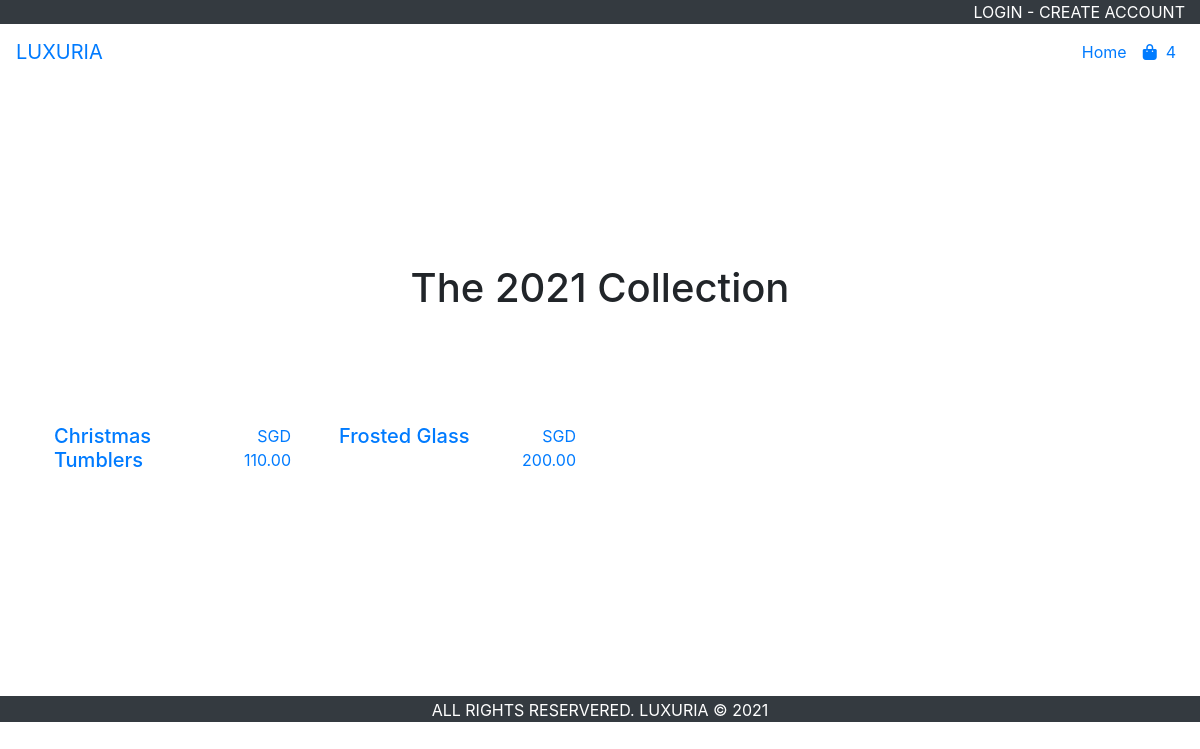
Before: / with the older database file.
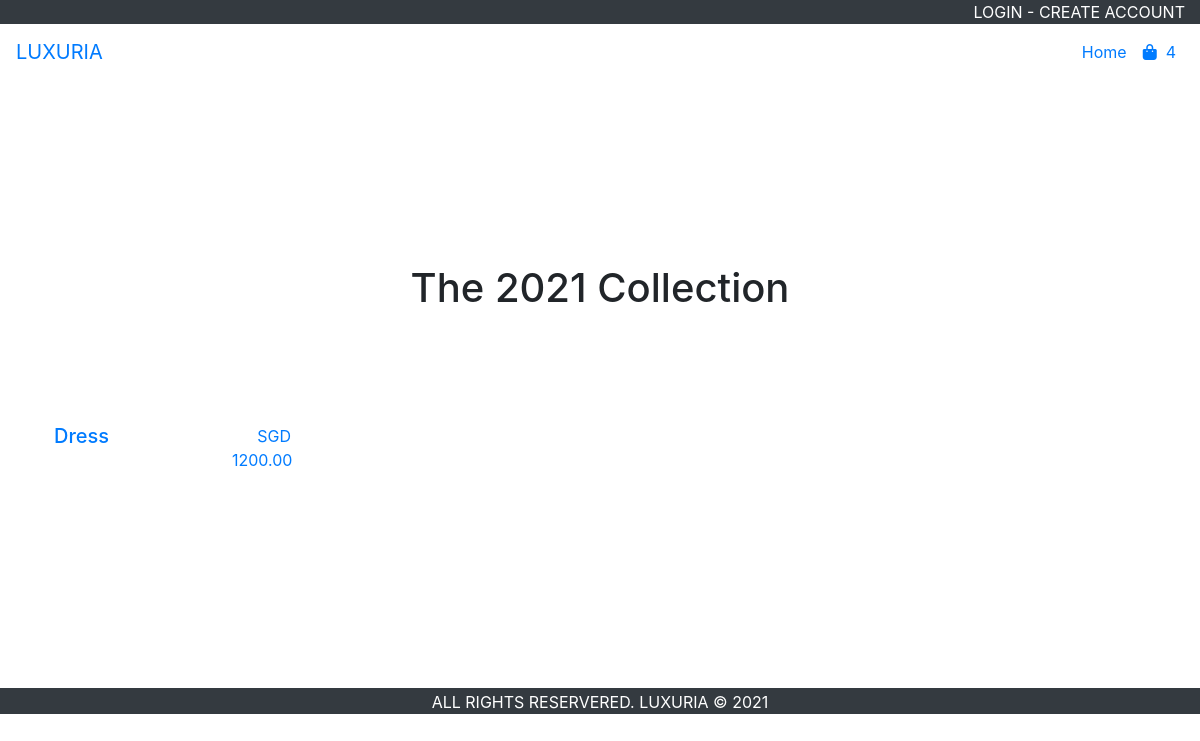
After: the same page with the newer database file.
### tables this page shows
CREATE TABLE `ecom_product` (
  `itemID` int(5) NOT NULL,
  `itemName` varchar(30) NOT NULL,
  `itemPrice` decimal(11,2) NOT NULL,
  `itemStock` smallint(3) NOT NULL,
  `enabled` tinyint(1) NOT NULL DEFAULT 0,
  `deleted` tinyint(1) NOT NULL DEFAULT 0,
  `date_created` datetime DEFAULT NULL,
  `date_updated` datetime DEFAULT NULL,
  `itemDescription` text NOT NULL,
  `itemImage` varchar(200) NOT NULL
);

### libraries/MeekroDB.class.php (called while the page is built, shortened)
<?php
class MeekroDB {
  public $encoding = 'latin1';
  public $connect_options = array(MYSQLI_OPT_CONNECT_TIMEOUT => 30);
  public $internal_mysql = null;
  public function __construct($host=null, $user=null, $password=null, $dbName=null, $port=null, $encoding=null, $socket=null)  {
    if ($encoding === null) $encoding = DB::$encoding;
    $this->encoding = $encoding;
  }
  public function get() {
    $mysql = $this->internal_mysql;
    if (!($mysql instanceof MySQLi)) {
      $mysql = new mysqli();
      foreach ($this->connect_options as $key => $value) {
        $mysql->options($key, $value);
      }
      $mysql->set_charset($this->encoding);
      $this->internal_mysql = $mysql;
    }
    return $mysql;
  }
  protected function preparseQueryParams() {
    $args = func_get_args();
    $sql = trim(strval(array_shift($args)));
    $args_all = $args;
    if (count($args_all) == 0) return array($sql);
    $chunkyQuery = array();
    return $chunkyQuery;
  }
  public function parseQueryParams() {
    $args = func_get_args();
    $chunkyQuery = call_user_func_array(array($this, 'preparseQueryParams'), $args);
    $query = '';
    foreach ($chunkyQuery as $chunk) {
      if (is_string($chunk)) {
        $query .= $chunk;
        continue;
      }
      $result = '';
      $query .= $result;
    }
    return $query;
  }
  protected function prependCall($function, $args, $prepend) { array_unshift($args, $prepend); return call_user_func_array($function, $args); }
  public function query() { $args = func_get_args(); return $this->prependCall(array($this, 'queryHelper'), $args, 'assoc'); }
  protected function queryHelper() {
    $args = func_get_args();
    $type = array_shift($args);
    $db = $this->get();
    $is_buffered = true;
    $row_type = 'assoc';
    $full_names = false;
    $sql = call_user_func_array(array($this, 'parseQueryParams'), $args);
    $result = $db->query($sql, $is_buffered ? MYSQLI_STORE_RESULT : MYSQLI_USE_RESULT);
    $return = array();
    while ($row = ($row_type == 'assoc' ? $result->fetch_assoc() : $result->fetch_row())) {
      $return[] = $row;
    }
    return $return;
  }
}
?>

### views/home/index.php (the view, shortened to what this page needs)
<div id="banner-homepage" class="carousel slide mt-5" data-ride="carousel">
    <div class="carousel-inner">
        <div class="carousel-item active">
            <div class="carousel-caption h-100 d-flex align-items-center flex-row-reverse">
                <h1 class="banner-caption display-1">-LUXURIA-</h1>
            </div>
        </div>
    </div>
</div>
<div class="my-5 py-5"></div>
<div class="container">
    <div class="row mb-5">
        <div class="col-md-12">
            <h1 class="text-center best-sellers">The 2021 Collection</h1>
        </div>
    </div>
    <div class="row">
        <?php
            $products = $db->query("SELECT * FROM ecom_product WHERE enabled = 1 AND deleted = 0");
            if(!empty($products)):
                foreach($products as $productVal):
        ?>
        <div class="col-md-3 p-4">
            <a href="<?= URL_LINK; ?>product/<?= $productVal['itemID']; ?>" class="product-item">
                <div class="row mt-2">
                    <div class="col-sm-8"><h5 class="product-title"><?= $productVal['itemName']; ?></h5></div>
                    <div class="col-sm-4 text-right">SGD <?= $productVal['itemPrice']; ?></div>
                </div>
            </a>
        </div>
        <?php
                endforeach;
            endif;
        ?>
    </div>
</div>
<div class="my-5 py-5"></div>

### index.php (shortened to what this page needs)
<?php
    $page   = $_GET['page'] ?? false;
?>
<!DOCTYPE html>
<html lang="en">
<head>
    <link rel="stylesheet" href="https://maxcdn.bootstrapcdn.com/bootstrap/4.5.2/css/bootstrap.min.css">
    <link rel="stylesheet" href="<?= CSS; ?>style.css">
</head>
<body>
    <?php
        include 'header.php';
        if($page != false):
            include "views/$page/index.php";
        else:
            include "views/home/index.php";
        endif;
        include 'footer.php';
    ?>
</body>
</html>

### header.php (shortened to what this page needs)
<div class="fixed-top">
    <div class="container-fluid bg-dark">
        <div class="row">
            <div class="col-md-12 text-right">
                <?php if(isset($_SESSION["LUXURIAFE"]["logged_in"]) == 0): ?>
                <a href="<?= URL_LINK; ?>login" class="text-white sign-in-sign-up">LOGIN</a>
                <span class="text-white sign-in-sign-up"> - </span>
                <a href="<?= URL_LINK; ?>signup" class="text-white sign-in-sign-up">CREATE ACCOUNT</a>
                <?php endif; ?>
            </div>
        </div>
    </div>
    <nav class="navbar navbar-expand-md navbar-white bg-white">
        <a href="<?= URL_LINK; ?>" class="navbar-brand"><?= BRAND_NAME; ?></a>
        <div class="collapse navbar-collapse" id="navbarCollapse">
            <div class="navbar-nav ml-auto">
                <a href="<?= URL_LINK; ?>" class="nav-item nav-link active">Home</a>
                <a href="<?= URL_LINK; ?>cart" class="nav-item nav-link"><i class="fa fa-shopping-bag" aria-hidden="true"></i>&nbsp; 4</a>
            </div>
        </div>
    </nav>
</div>

### footer.php (shortened to what this page needs)
<footer>
    <div class="container-fluid bg-dark">
        <div class="row">
            <div class="col-md-12 text-center text-white ">
                <span class="align-middle">ALL RIGHTS RESERVERED. LUXURIA © <?= date('Y'); ?></span>
            </div>
        </div>
    </div>
</footer>

Changed rows visible on the page:
removed ecom_product: itemName "Christmas Tumblers", itemPrice "110.00"
removed ecom_product: itemName "Frosted Glass", itemPrice "200.00"
added ecom_product: itemName "Dress", itemPrice "1200.00"
